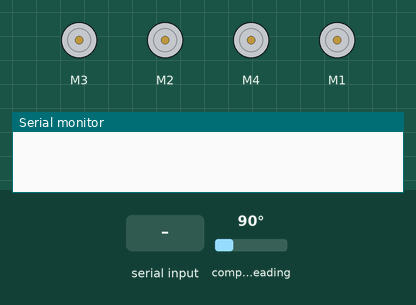
Recording of a program running on a simulated Arduino Uno, built with avr-gcc and run on an emulated ATmega328P. Shown: 4 × DC motor (green arrow = forward, orange = backward, longer = faster), the last lines printed to the serial monitor. Wiring (inferred from the names in the program): HMC5883L compass at I2C address 0x1E. The test bench sets the inputs (shaded band); at power-on: compass heading 90°.

Above: at 0.8 s.
0.9 s: "1" received over the second serial link
At 2.2 s:
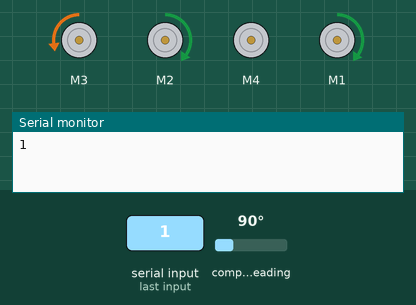
Timing chart, 0 to 3.9 s (numbered marks = the images above; inputs shaded):
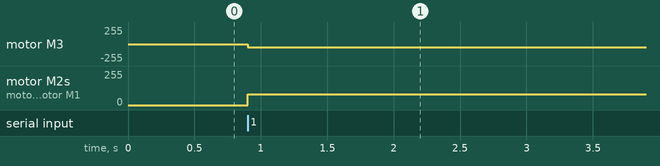

Measured:
- after the input at 0.9 s, motor M3: stopped → backward 50/255 at once; motor M2, motor M1: stopped → forward 80/255 at once

The program:

main.cpp
```cpp
#include <Arduino.h>
#include <HMC5883L_Simple.h>
#include <AFMotor.h>
#include <SoftwareSerial.h>
#include <Wire.h>
#include <Arduino_FreeRTOS.h>

AF_DCMotor frontLEFT(3);
AF_DCMotor frontRIGHT(2);
AF_DCMotor backLEFT(4);
AF_DCMotor backRIGHT(1);
SoftwareSerial BT(14, 15);  //rx, tx
HMC5883L_Simple Compass;


int Rspeed = 102+15;
int error = 48+15;

int Lspeed = Rspeed+error;
int currentAngle;
int desiredAngle = 20;

char controller;

void compass(void *argc);
void communucation(void *argc);
void adjustAngle(void *argc);

TaskHandle_t com, Blue, Angle;


void carSTOP();
void carFORWARD();
void carBACKWARD();
void car_turn_Left();
void car_turn_Right();

void setup() {

  Serial.begin(9600);
  BT.begin(9600);
  Wire.begin();


  frontLEFT.setSpeed(Lspeed);
  frontRIGHT.setSpeed(Rspeed);
  backLEFT.setSpeed(Lspeed);
  backRIGHT.setSpeed(Rspeed);

  Compass.SetDeclination(2,59,'E');
  Compass.SetSamplingMode(COMPASS_SINGLE);
  Compass.SetScale(COMPASS_SCALE_130);
  Compass.SetOrientation(COMPASS_HORIZONTAL_Y_NORTH);

  xTaskCreate(adjustAngle, "Angle", 128, NULL, 1, &Angle);
  xTaskCreate(compass, "Compass", 128, NULL, 1, &com);
  xTaskCreate(communucation, "Bluetooth", 128, NULL, 1, &Blue);

  vTaskStartScheduler();

}

void loop() {

   //
}

void adjustAngle(void *argc){

  (void) argc;

  while (1)
  {
    if (controller == '1')
  {
  int currentBearing= currentAngle;

  int desiredBearing = currentAngle+20;
  if(desiredBearing > 359) {
    desiredBearing -= 359;
  }
  do
  {
    int newBearing = currentAngle;
    double desiredBearingSINE = sin(desiredBearing * (PI/180));
    double currentBearingSINE = sin(newBearing * (PI/180));

    if(desiredBearingSINE > 0 && currentBearingSINE < 0) {
     newBearing = newBearing - 360;
       }
     if(newBearing >= desiredBearing) {
      carSTOP();
      break;
    }
    else {
      car_turn_Left();
    }
  } while (1);


  }else if (controller == '0')
  {
  carSTOP();
  }

  }
}


void compass(void *argc){

  (void) argc;

   while (1)
   {
     currentAngle = Compass.GetHeadingDegrees();
     BT.println(currentAngle);
   }
}

void communucation(void *argc){

    (void) argc;

    while (1)
    {
      while (BT.available())
     {
     controller = BT.read();
     BT.println(controller);
     Serial.println(controller);
     }
    }
}


void carSTOP(){

  frontLEFT.run(RELEASE);
  frontRIGHT.run(RELEASE);
  backLEFT.run(RELEASE);
  backRIGHT.run(RELEASE);
}

void carFORWARD(){
  frontLEFT.run(FORWARD);
  frontRIGHT.run(FORWARD);
  backLEFT.run(FORWARD);
  backRIGHT.run(FORWARD);
}

void carBACKWARD(){
  frontLEFT.run(BACKWARD);
  frontRIGHT.run(BACKWARD);
  backLEFT.run(BACKWARD);
  backRIGHT.run(BACKWARD);
}

void car_turn_Right(){

   frontLEFT.setSpeed(80);
   frontRIGHT.setSpeed(50);
   backLEFT.setSpeed(80);
   backRIGHT.setSpeed(50);


  frontLEFT.run(FORWARD);
  frontRIGHT.run(BACKWARD);
  backLEFT.run(FORWARD);
  backRIGHT.run(BACKWARD);
}

void car_turn_Left(){

   frontLEFT.setSpeed(50);
   frontRIGHT.setSpeed(80);
   backLEFT.setSpeed(50);
   backRIGHT.setSpeed(80);


  frontLEFT.run(BACKWARD);
  frontRIGHT.run(FORWARD);
  backLEFT.run(RELEASE);
  backRIGHT.run(FORWARD);
}
```
